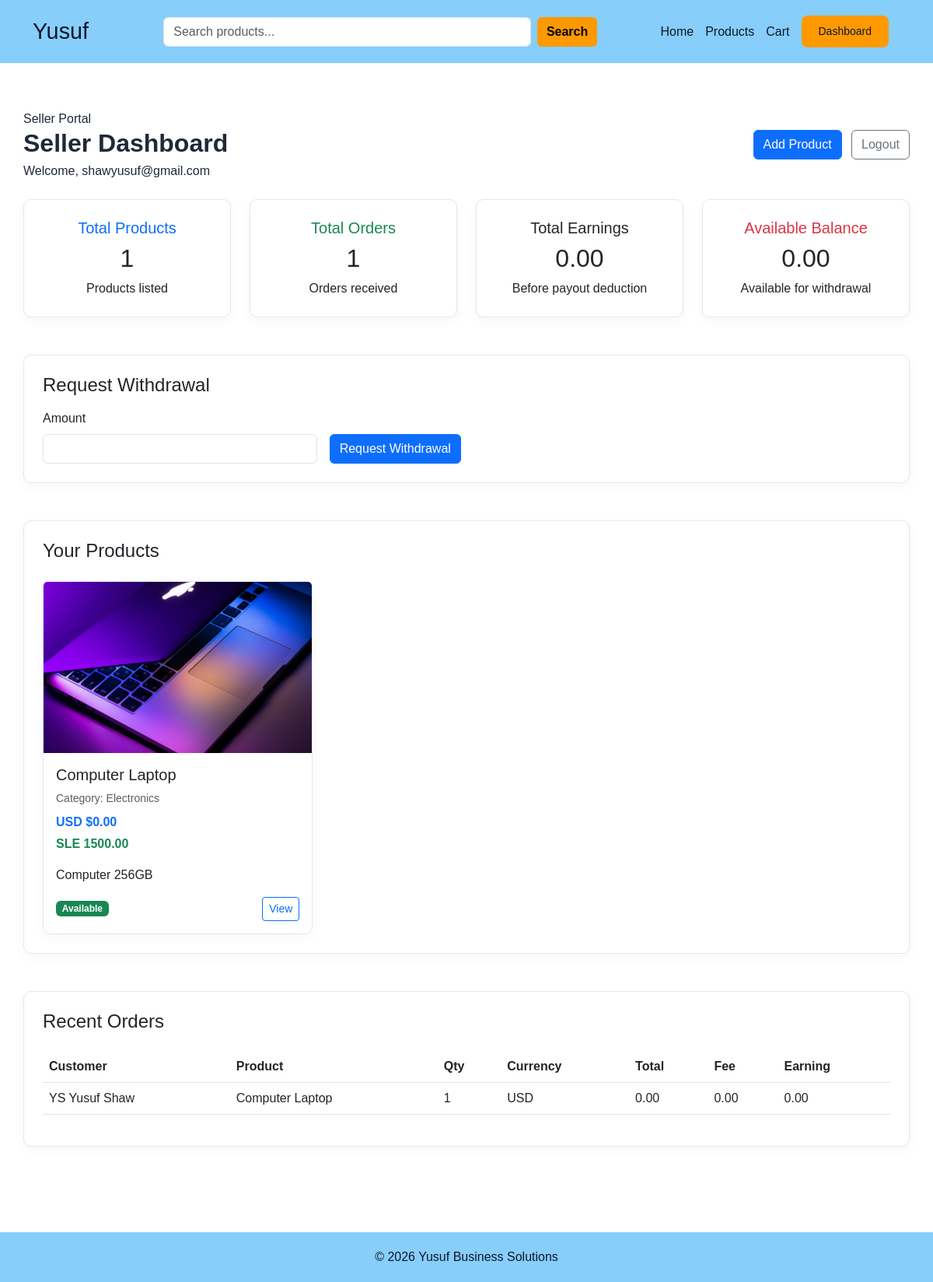
/seller/dashboard/ (signed in), run on an earlier commit of the app's database.
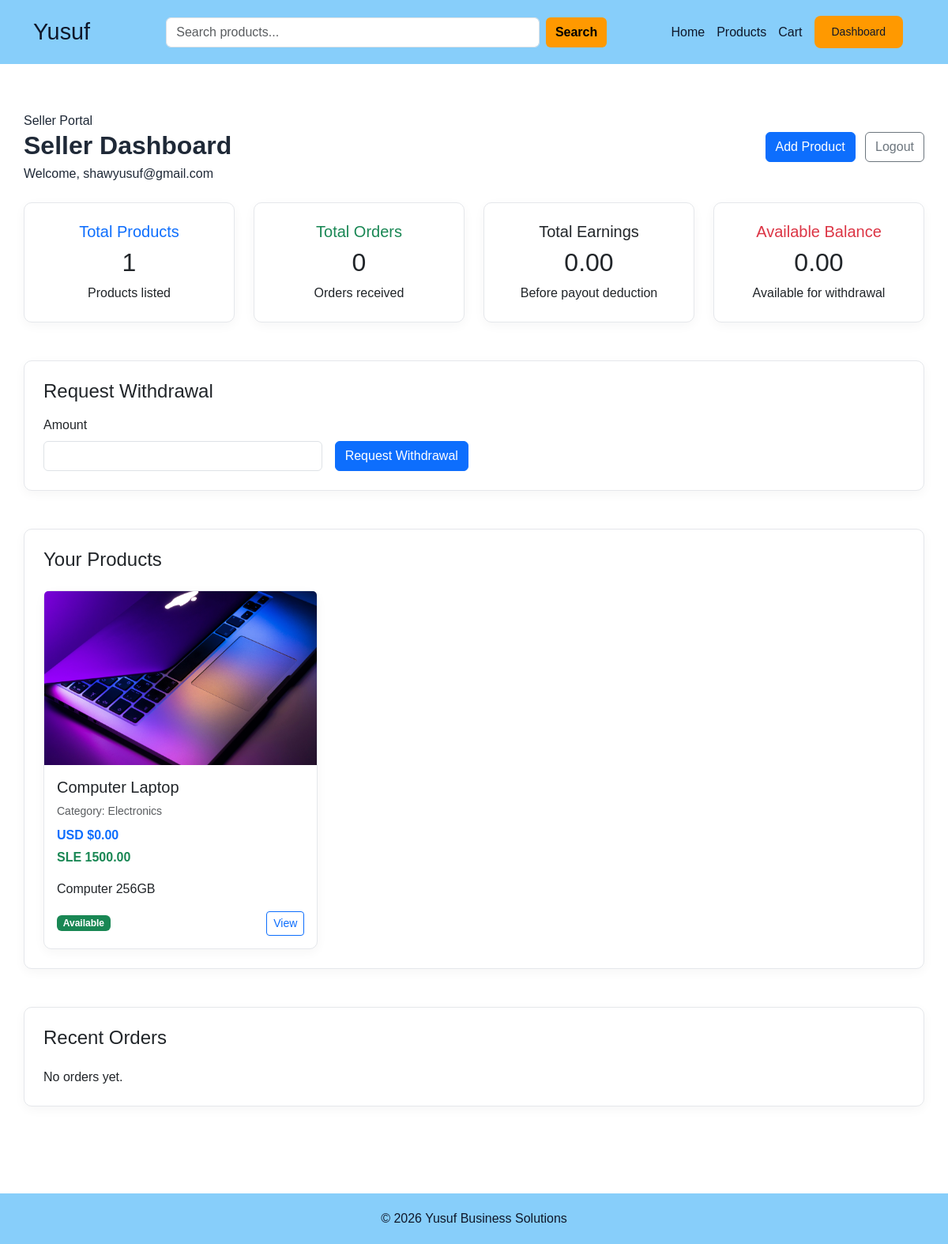
And on a later commit of the database.
### website/models.py (models this page shows, shortened)
class Product(models.Model):
    seller = models.ForeignKey(
        User,
        on_delete=models.CASCADE,
        related_name='products',
        null=True,
        blank=True
    )
    category = models.ForeignKey(
        Category,
        on_delete=models.SET_NULL,
        null=True,
        blank=True
    )
    name = models.CharField(max_length=200)
    description = models.TextField()
    price_sle = models.DecimalField(max_digits=10, decimal_places=2)
    price_usd = models.DecimalField(max_digits=10, decimal_places=2)
    image = models.ImageField(upload_to='products/', blank=True, null=True)
    available = models.BooleanField(default=True)
    created_at = models.DateTimeField(auto_now_add=True)

class Category(models.Model):
    name = models.CharField(max_length=100)

class Order(models.Model):
    CURRENCY_CHOICES = [
        ('USD', 'US Dollar'),
        ('SLE', 'Sierra Leone Leone'),
    ]
    PAYMENT_STATUS_CHOICES = [
        ('Pending', 'Pending'),
        ('Paid', 'Paid'),
        ('Failed', 'Failed'),
    ]
    product = models.ForeignKey(Product, on_delete=models.CASCADE)
    customer_name = models.CharField(max_length=150)
    email = models.EmailField()
    phone = models.CharField(max_length=50)
    address = models.TextField()
    quantity = models.PositiveIntegerField(default=1)
    currency = models.CharField(max_length=3, choices=CURRENCY_CHOICES, default='USD')
    unit_price = models.DecimalField(max_digits=12, decimal_places=2, default=0)
    total_amount = models.DecimalField(max_digits=12, decimal_places=2)
    platform_fee_percent = models.DecimalField(max_digits=5, decimal_places=2, default=10)
    platform_fee_amount = models.DecimalField(max_digits=12, decimal_places=2, default=0)
    seller_earning = models.DecimalField(max_digits=12, decimal_places=2, default=0)
    payment_status = models.CharField(max_length=20, choices=PAYMENT_STATUS_CHOICES, default='Pending')
    payment_reference = models.CharField(max_length=200, blank=True, null=True)
    created_at = models.DateTimeField(auto_now_add=True)

### website/views.py (the view)
# urls.py: path('seller/dashboard/', views.seller_dashboard, name='seller_dashboard'),
@login_required
def seller_dashboard(request):
    seller_products = Product.objects.filter(seller=request.user).order_by('-created_at')
    seller_orders = Order.objects.filter(product__seller=request.user).order_by('-created_at')
    total_products = seller_products.count()
    total_orders = seller_orders.count()
    paid_orders = seller_orders.filter(payment_status='Paid')
    seller_total_earnings = paid_orders.aggregate(total=Sum('seller_earning'))['total'] or Decimal('0.00')
    seller_payouts = PayoutRequest.objects.filter(seller=request.user).order_by('-request_date')
    total_requested = seller_payouts.exclude(status='Rejected').aggregate(total=Sum('amount'))['total'] or Decimal('0.00')
    available_balance = seller_total_earnings - total_requested
    if available_balance < 0:
        available_balance = Decimal('0.00')
    return render(request, 'seller_dashboard.html', {
        'seller_products': seller_products,
        'seller_orders': seller_orders,
        'total_products': total_products,
        'total_orders': total_orders,
        'seller_total_earnings': seller_total_earnings,
        'available_balance': available_balance,
        'seller_payouts': seller_payouts,
    })

### website/templates/seller_dashboard.html (shortened to what the changed rows need)
{% extends 'base.html' %}
{% block content %}
<div class="container section-padding">
    <div class="d-flex flex-column flex-md-row justify-content-between align-items-md-center mb-4">
        <div>
            <h2 class="section-title mb-1">Seller Dashboard</h2>
        </div>
    </div>
    <div class="row g-4 mb-5">
        <div class="col-md-3">
            <div class="card shadow-soft h-100">
                <div class="card-body p-4 text-center">
                    <h2>{{ total_products }}</h2>
                </div>
            </div>
        </div>
        <div class="col-md-3">
            <div class="card shadow-soft h-100">
                <div class="card-body p-4 text-center">
                    <h5 class="text-success">Total Orders</h5>
                    <h2>{{ total_orders }}</h2>
                    <p class="muted-text mb-0">Orders received</p>
                </div>
            </div>
        </div>
        <div class="col-md-3">
            <div class="card shadow-soft h-100">
                <div class="card-body p-4 text-center">
                    <h2>{{ seller_total_earnings }}</h2>
                </div>
            </div>
        </div>
        <div class="col-md-3">
            <div class="card shadow-soft h-100">
                <div class="card-body p-4 text-center">
                    <h2>{{ available_balance }}</h2>
                </div>
            </div>
        </div>
    </div>
    <div class="card shadow-soft mb-5">
        <div class="card-body p-4">
            {% if seller_products %}
                <div class="row g-4">
                    {% for product in seller_products %}
                    <div class="col-md-6 col-lg-4">
                        <div class="card h-100 shadow-soft">
                            {% if product.image %}
                            <img src="{{ product.image.url }}" class="card-img-top" alt="{{ product.name }}" style="height: 220px; object-fit: cover;">
                            {% else %}
                            <div class="p-5 text-center bg-light">
                                <p class="muted-text mb-0">No image uploaded</p>
                            </div>
                            {% endif %}
                            <div class="card-body">
                                <h5>{{ product.name }}</h5>
                                {% if product.category %}
                                    <p class="small text-muted mb-2">Category: {{ product.category.name }}</p>
                                {% else %}
                                    <p class="small text-muted mb-2">Category: Not assigned</p>
                                {% endif %}
                                <p class="text-primary fw-bold mb-1">USD ${{ product.price_usd }}</p>
                                <p class="text-success fw-bold">SLE {{ product.price_sle }}</p>
                                <p class="muted-text">{{ product.description|truncatewords:18 }}</p>
                                <div class="d-flex justify-content-between align-items-center mt-3">
                                    {% if product.available %}
                                        <span class="badge bg-success">Available</span>
                                    {% else %}
                                        <span class="badge bg-secondary">Unavailable</span>
                                    {% endif %}
                                    <a href="{% url 'product_detail' product.id %}" class="btn btn-sm btn-outline-primary">
                                        View
                                    </a>
                                </div>
                            </div>
                        </div>
                    </div>
                    {% endfor %}
                </div>
            {% else %}
                <div class="text-center py-5">
                    <h5>No products yet</h5>
                    <p class="muted-text">You have not added any products yet.</p>
                    <a href="{% url 'add_product' %}" class="btn btn-primary">Add Your First Product</a>
                </div>
            {% endif %}
        </div>
    </div>
    <div class="card shadow-soft">
        <div class="card-body p-4">
            <h4 class="mb-4">Recent Orders</h4>
            {% if seller_orders %}
                <div class="table-responsive">
                    <table class="table align-middle">
                        <thead>
                            <tr>
                                <th>Customer</th>
                                <th>Product</th>
                                <th>Qty</th>
                                <th>Currency</th>
                                <th>Total</th>
                                <th>Fee</th>
                                <th>Earning</th>
                            </tr>
                        </thead>
                        <tbody>
                            {% for order in seller_orders %}
                            <tr>
                                <td>{{ order.customer_name }}</td>
                                <td>{{ order.product.name }}</td>
                                <td>{{ order.quantity }}</td>
                                <td>{{ order.currency }}</td>
                                <td>{{ order.total_amount }}</td>
                                <td>{{ order.platform_fee_amount }}</td>
                                <td>{{ order.seller_earning }}</td>
                            </tr>
                            {% endfor %}
                        </tbody>
                    </table>
                </div>
            {% else %}
                <p class="muted-text mb-0">No orders yet.</p>
            {% endif %}
        </div>
    </div>
</div>
{% endblock %}

What changed in the data, as far as the page shows it:
removed Order: customer_name "YS Yusuf Shaw", product.name "Computer Laptop", quantity "1", currency "USD", total_amount "0.00", platform_fee_amount "0.00", seller_earning "0.00"
Also different on the page:
{{ total_orders }}: "1" → "0"
text no longer shown: "Customer Product Qty Currency Total Fee Earning"
text now shown: "No orders yet."
